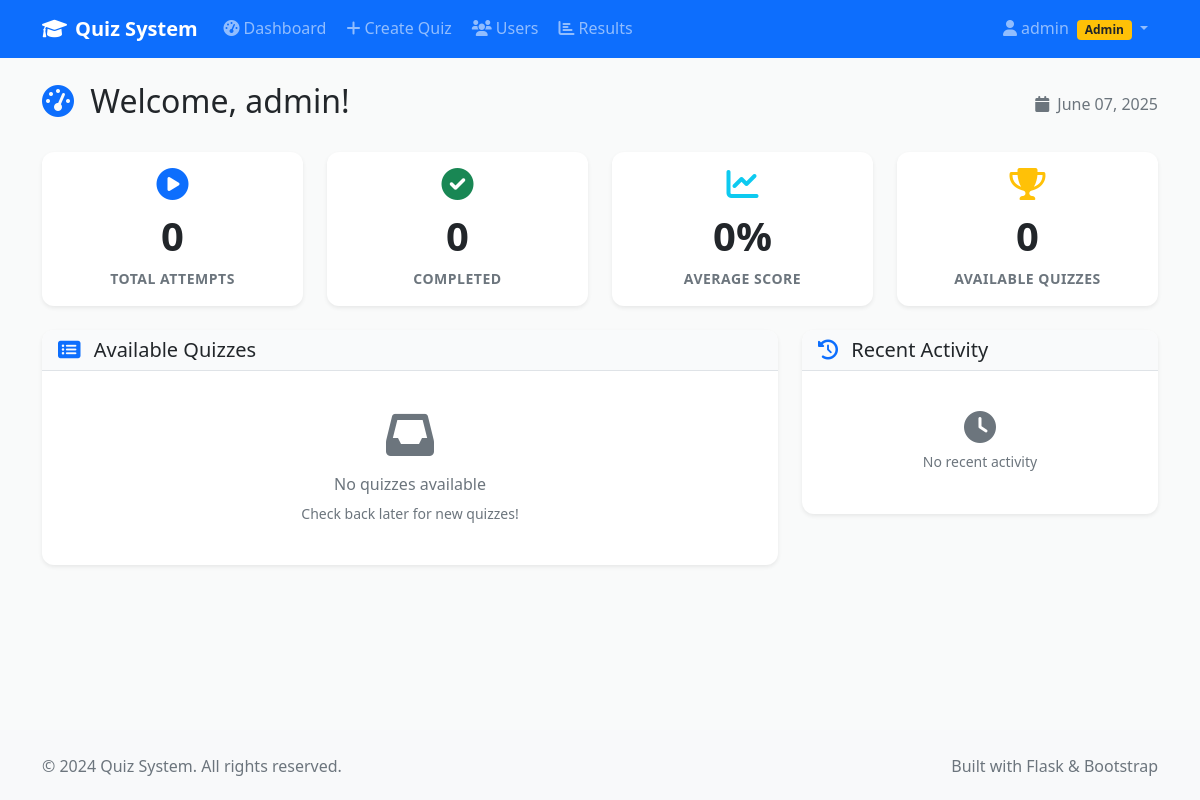
Page /quiz/dashboard (signed in) on the earlier database version.
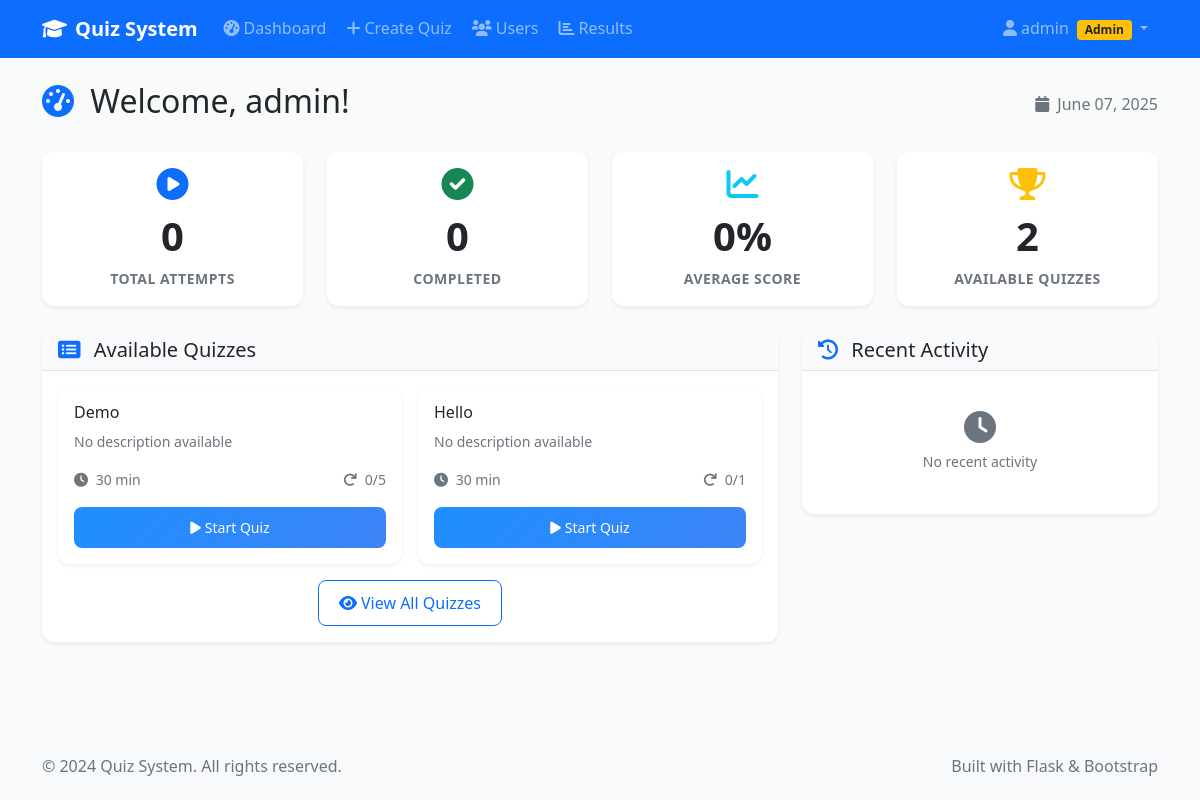
Same page on the later database version.
### models.py (models this page shows, shortened)
class Quiz(db.Model):
    id = db.Column(db.Integer, primary_key=True)
    title = db.Column(db.String(200), nullable=False)
    description = db.Column(db.Text)
    created_by = db.Column(db.Integer, db.ForeignKey('user.id'), nullable=False)
    time_limit = db.Column(db.Integer, default=30)  # in minutes
    max_attempts = db.Column(db.Integer, default=1)
    is_active = db.Column(db.Boolean, default=True)
    created_at = db.Column(db.DateTime, default=datetime.utcnow)
    questions = db.relationship('Question', backref='quiz', lazy=True, cascade='all, delete-orphan')
    attempts = db.relationship('QuizAttempt', backref='quiz', lazy=True)

### quiz.py (the view)
@quiz_bp.route('/dashboard')
@login_required
def dashboard():
    total_attempts = QuizAttempt.query.filter_by(user_id=current_user.id).count()
    completed_attempts = QuizAttempt.query.filter_by(user_id=current_user.id, is_completed=True).count()
    avg_score = db.session.query(db.func.avg(QuizAttempt.score)).filter_by(
        user_id=current_user.id, is_completed=True
    ).scalar() or 0
    recent_attempts = QuizAttempt.query.filter_by(
        user_id=current_user.id, is_completed=True
    ).order_by(QuizAttempt.end_time.desc()).limit(5).all()
    available_quizzes = Quiz.query.filter_by(is_active=True).all()
    quiz_data = []
    for quiz in available_quizzes:
        user_attempts = QuizAttempt.query.filter_by(
            user_id=current_user.id, quiz_id=quiz.id
        ).count()
        can_attempt = user_attempts < quiz.max_attempts
        quiz_data.append({
            'quiz': quiz,
            'attempts_taken': user_attempts,
            'can_attempt': can_attempt
        })
    return render_template('user/dashboard.html',
                         total_attempts=total_attempts,
                         completed_attempts=completed_attempts,
                         avg_score=round(avg_score, 1),
                         recent_attempts=recent_attempts,
                         quiz_data=quiz_data)

### app.py (called while the page is built)
@login_manager.user_loader
def load_user(user_id):
    from models import User
    return User.query.get(int(user_id))

@app.context_processor
def inject_now():
    return {'now': datetime.utcnow()}

@app.context_processor
def inject_csrf_token():
    from flask_wtf.csrf import generate_csrf
    return dict(csrf_token=generate_csrf())

### templates/user/dashboard.html (shortened to what the changed rows need)
{% extends "base.html" %}
{% block content %}
<div class="container my-4">
    <div class="row">
        <div class="col-12">
            <div class="d-flex justify-content-between align-items-center mb-4">
                <h2>
                    <i class="fas fa-tachometer-alt text-primary me-2"></i>
                    Welcome, {{ current_user.username }}!
                </h2>
            </div>
        </div>
    </div>
    <div class="row g-4 mb-4">
        <div class="col-md-3">
            <div class="card stat-card border-0 shadow-sm">
                <div class="card-body text-center">
                    <div class="stat-icon mb-2">
                        <i class="fas fa-trophy fa-2x text-warning"></i>
                    </div>
                    <h3 class="stat-number">{{ quiz_data|length }}</h3>
                    <p class="stat-label text-muted mb-0">Available Quizzes</p>
                </div>
            </div>
        </div>
    </div>
    <div class="row">
        <div class="col-lg-8">
            <div class="card border-0 shadow-sm">
                <div class="card-body">
                    {% if quiz_data %}
                        <div class="row g-3">
                            {% for data in quiz_data %}
                                <div class="col-md-6">
                                    <div class="quiz-card h-100">
                                        <div class="card border-0 shadow-sm h-100">
                                            <div class="card-body">
                                                <h6 class="card-title">{{ data.quiz.title }}</h6>
                                                <p class="card-text text-muted small">{{ data.quiz.description or 'No description available' }}</p>
                                                <div class="quiz-meta mb-3">
                                                    <div class="d-flex justify-content-between text-muted small">
                                                        <span>
                                                            <i class="fas fa-clock me-1"></i>
                                                            {{ data.quiz.time_limit }} min
                                                        </span>
                                                        <span>
                                                            <i class="fas fa-redo me-1"></i>
                                                            {{ data.attempts_taken }}/{{ data.quiz.max_attempts }}
                                                        </span>
                                                    </div>
                                                </div>
                                                {% if data.can_attempt %}
                                                    <a href="{{ url_for('quiz.start_quiz', quiz_id=data.quiz.id) }}"
                                                       class="btn btn-primary btn-sm w-100">
                                                        <i class="fas fa-play me-1"></i>Start Quiz
                                                    </a>
                                                {% else %}
                                                    <button class="btn btn-secondary btn-sm w-100" disabled>
                                                        <i class="fas fa-ban me-1"></i>Max Attempts Reached
                                                    </button>
                                                {% endif %}
                                            </div>
                                        </div>
                                    </div>
                                </div>
                            {% endfor %}
                        </div>
                        <div class="text-center mt-3">
                            <a href="{{ url_for('quiz.quiz_list') }}" class="btn btn-outline-primary">
                                <i class="fas fa-eye me-1"></i>View All Quizzes
                            </a>
                        </div>
                    {% else %}
                        <div class="text-center py-4">
                            <i class="fas fa-inbox fa-3x text-muted mb-3"></i>
                            <h6 class="text-muted">No quizzes available</h6>
                            <p class="text-muted small mb-0">Check back later for new quizzes!</p>
                        </div>
                    {% endif %}
                </div>
            </div>
        </div>
    </div>
</div>
{% endblock %}

Differences in the rows shown:
added Quiz: quiz "Demo", quiz "No description available", quiz.time_limit "30", quiz.max_attempts "5"
added Quiz: quiz "Hello", quiz "No description available", quiz.time_limit "30", quiz.max_attempts "1"
Other differences:
{{ quiz_data|length }}: "0" → "2"
new list line: "min 0 / Start Quiz"
text no longer shown: "No quizzes available Check back later for new quizzes!"
text now shown: "View All Quizzes"
